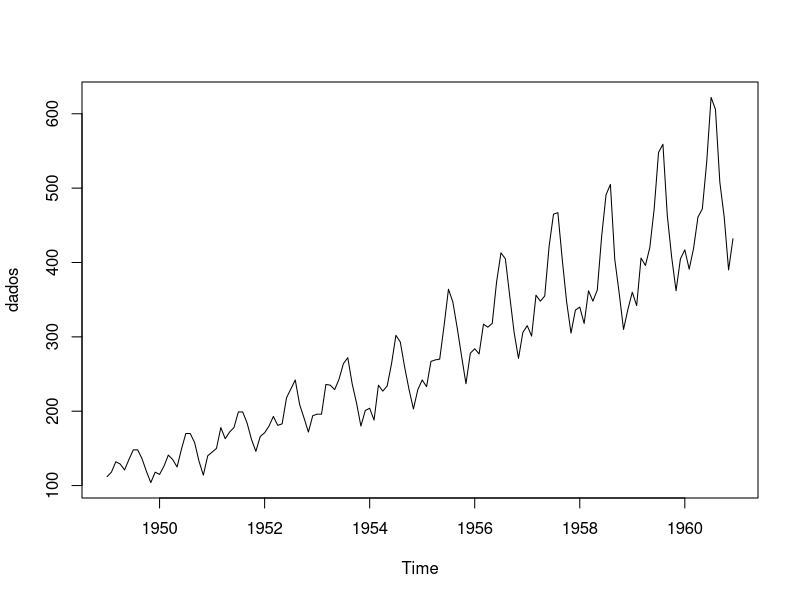
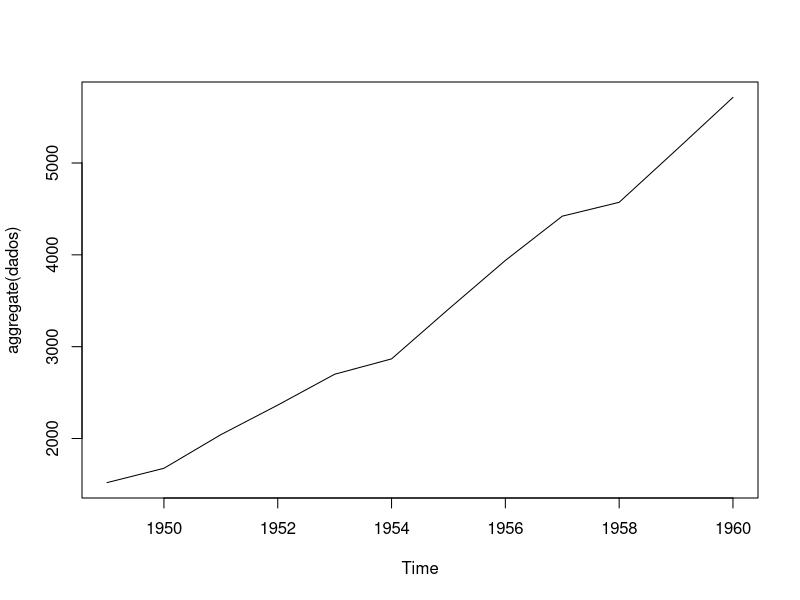
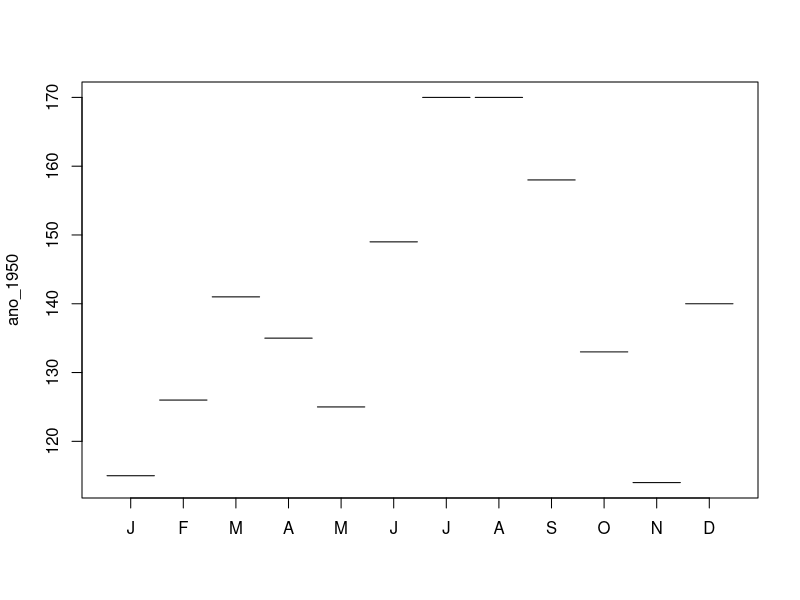
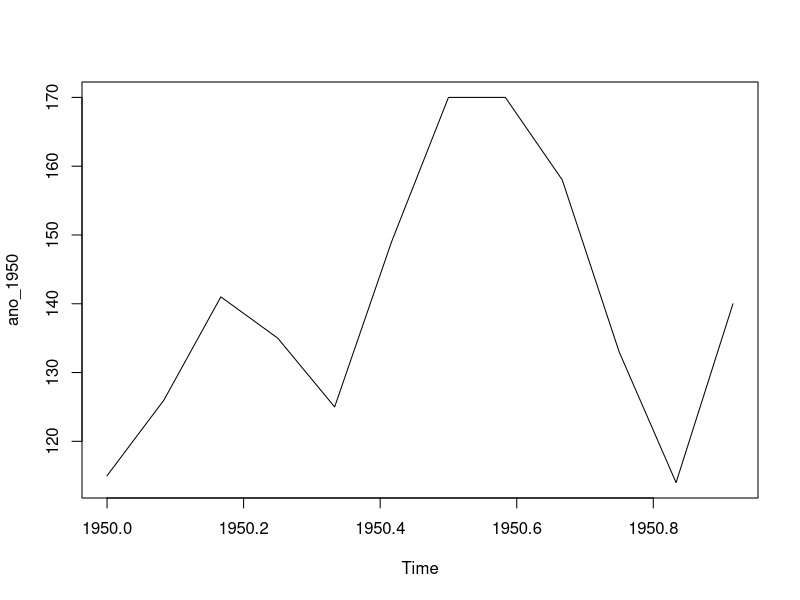
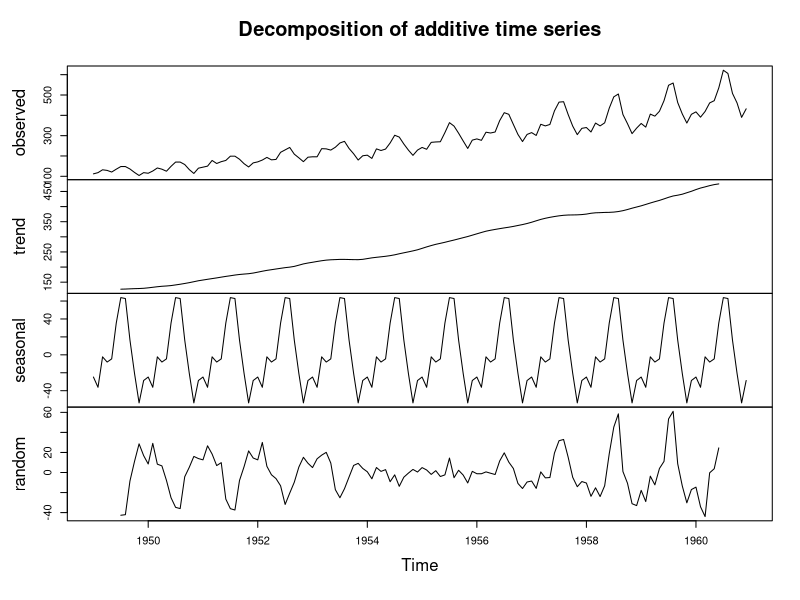

Reproduce these figures in R, in order.
## análise de séries temporais

dados <- AirPassengers
dados
# Data de início da série
start(dados)

# Data final da série
end(dados)

plot(dados)

# Dados agregados por ano
plot(aggregate(dados))

# Pegar um ano específico para a análise
ano_1950 <- window(dados, start=(c(1950,1)), end=c(1950,12))

# distribuição mensal dos dados
monthplot(ano_1950)

plot(ano_1950)

#Divisão em tendencias, sazonalidade e fator aleatório
dados_decompostos <- decompose(dados)

# Plot dos dados decompostos 
plot(dados_decompostos)

# dados da década de 50
window(dados, start=(1950), end=c(1960))

